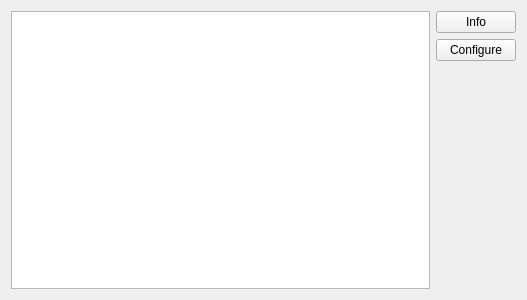
<?xml version="1.0" encoding="UTF-8"?>
<ui version="4.0">
 <class>PluginList</class>
 <widget class="QWidget" name="PluginList">
  <property name="geometry">
   <rect>
    <x>0</x>
    <y>0</y>
    <width>527</width>
    <height>300</height>
   </rect>
  </property>
  <layout class="QVBoxLayout" name="verticalLayout_2">
   <item>
    <layout class="QHBoxLayout" name="horizontalLayout">
     <item>
      <widget class="QListWidget" name="pluginList"/>
     </item>
     <item>
      <layout class="QVBoxLayout" name="verticalLayout">
       <item>
        <widget class="QPushButton" name="infoButton">
         <property name="text">
          <string>Info</string>
         </property>
        </widget>
       </item>
       <item>
        <widget class="QPushButton" name="configButton">
         <property name="text">
          <string>Configure</string>
         </property>
        </widget>
       </item>
       <item>
        <spacer name="verticalSpacer">
         <property name="orientation">
          <enum>Qt::Vertical</enum>
         </property>
         <property name="sizeHint" stdset="0">
          <size>
           <width>20</width>
           <height>40</height>
          </size>
         </property>
        </spacer>
       </item>
      </layout>
     </item>
    </layout>
   </item>
  </layout>
 </widget>
 <resources/>
 <connections/>
</ui>
